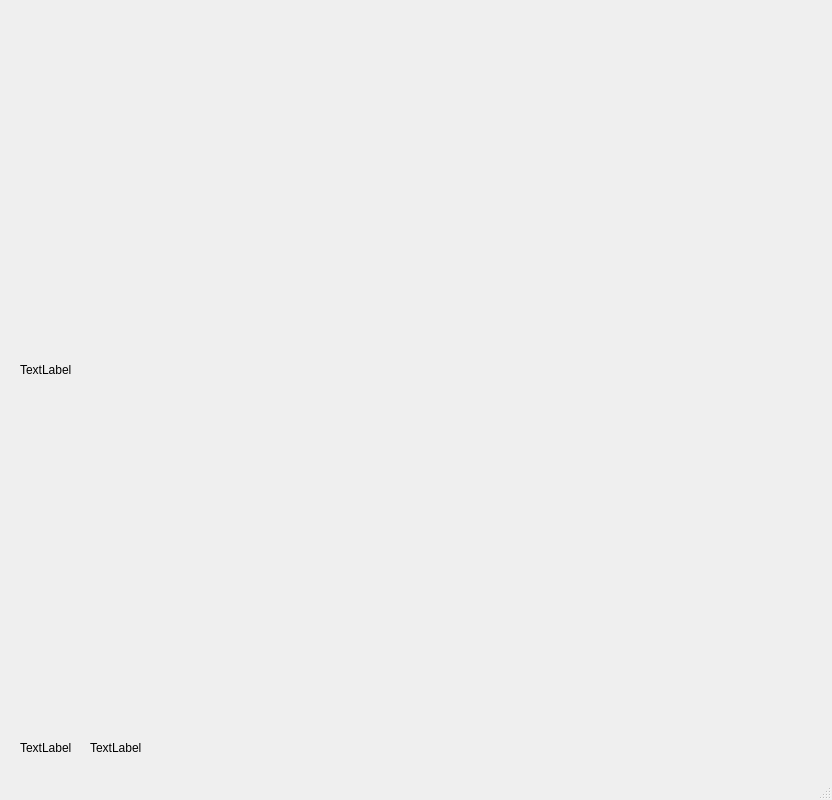
<?xml version="1.0" encoding="UTF-8"?>
<ui version="4.0">
 <class>MainWindow</class>
 <widget class="QMainWindow" name="MainWindow">
  <property name="geometry">
   <rect>
    <x>0</x>
    <y>0</y>
    <width>832</width>
    <height>800</height>
   </rect>
  </property>
  <property name="windowTitle">
   <string>MainWindow</string>
  </property>
  <widget class="QWidget" name="centralwidget">
   <widget class="my_label" name="frame">
    <property name="geometry">
     <rect>
      <x>20</x>
      <y>10</y>
      <width>720</width>
      <height>720</height>
     </rect>
    </property>
    <property name="sizePolicy">
     <sizepolicy hsizetype="Maximum" vsizetype="Maximum">
      <horstretch>0</horstretch>
      <verstretch>0</verstretch>
     </sizepolicy>
    </property>
    <property name="minimumSize">
     <size>
      <width>500</width>
      <height>500</height>
     </size>
    </property>
    <property name="maximumSize">
     <size>
      <width>4000</width>
      <height>4000</height>
     </size>
    </property>
    <property name="sizeIncrement">
     <size>
      <width>50</width>
      <height>50</height>
     </size>
    </property>
    <property name="baseSize">
     <size>
      <width>500</width>
      <height>500</height>
     </size>
    </property>
    <property name="text">
     <string>TextLabel</string>
    </property>
   </widget>
   <widget class="QLabel" name="scoreLabel">
    <property name="geometry">
     <rect>
      <x>20</x>
      <y>740</y>
      <width>58</width>
      <height>16</height>
     </rect>
    </property>
    <property name="text">
     <string>TextLabel</string>
    </property>
   </widget>
   <widget class="QLabel" name="livesLabel">
    <property name="geometry">
     <rect>
      <x>90</x>
      <y>740</y>
      <width>58</width>
      <height>16</height>
     </rect>
    </property>
    <property name="text">
     <string>TextLabel</string>
    </property>
   </widget>
  </widget>
  <widget class="QMenuBar" name="menubar">
   <property name="geometry">
    <rect>
     <x>0</x>
     <y>0</y>
     <width>832</width>
     <height>36</height>
    </rect>
   </property>
  </widget>
  <widget class="QStatusBar" name="statusbar"/>
 </widget>
 <customwidgets>
  <customwidget>
   <class>my_label</class>
   <extends>QLabel</extends>
   <header>my_label.h</header>
  </customwidget>
 </customwidgets>
 <resources/>
 <connections/>
</ui>
